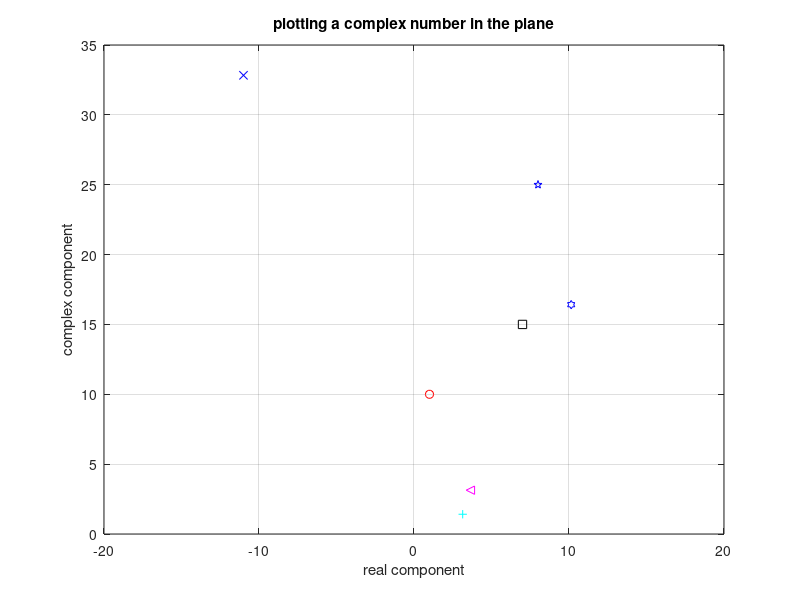
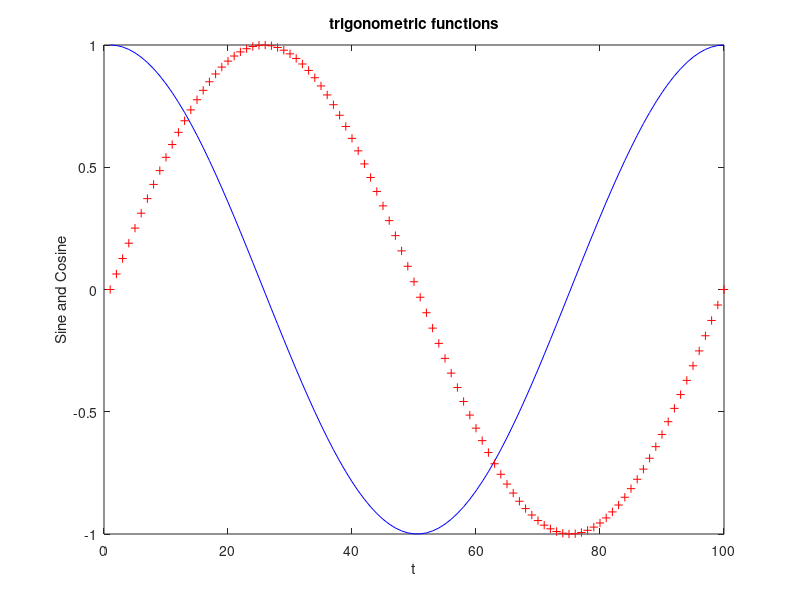
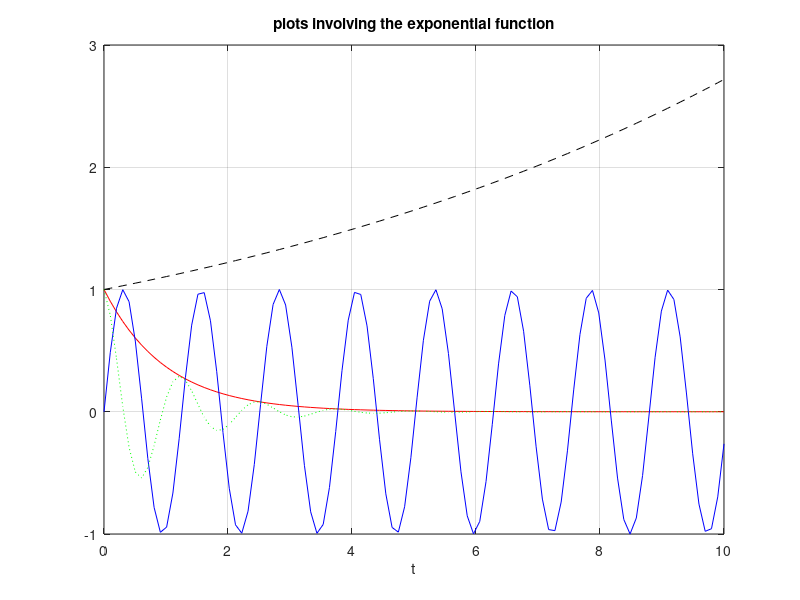
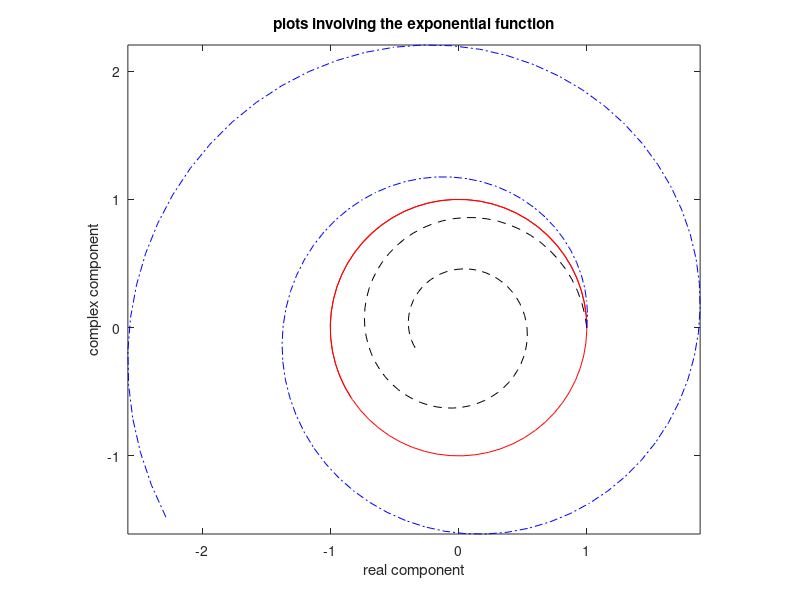

Write MATLAB code to recreate these figures, in order.
%% Problem 1
c1 = 1+sqrt(-100); % this is a complex number, note that sqrt(-1) = 1.0000i
real(c1) % this is the real part of c
imag(c1) % this is the imaginary part of c
figure(1)
clf
plot( c1, 'ro' ) % This plot a red circle for the complex plane c
xlabel( 'real component' );
ylabel( 'complex component' );
title( 'plotting a complex number in the plane' );
% adding to the plot
c2 = 7 + 15i
c3 = pi + sqrt(2)*1i
hold on % preserving original points when additional points are plotted
grid on % Applying a grid to the graph
plot( c2, 'ks' ) % This plot a black square for the complex plane c2
% Adding complex numbers is like vector addition
plot( c1+c2, 'pb' ) % this plot a blue pentagon for c + c2
plot (c3, '+c')
plot (c2+c3, 'hb')
plot(c1*c3, 'xb')
plot(c2/c3, '<m')
axis ([-20 20 0 35])
%% Problem 2
figure(2)
clf % Clears figure
t = linspace( 0, 2*pi )
f1 = cos(t)
f2=sin(t)
plot(f1,'b-')
xlabel( 't' );
ylabel( 'Sine and Cosine' );
title( 'trigonometric functions' );
hold on
plot(f2,'r+')
%% Problem 3
figure(3)
clf
t = linspace( 0, 10 ) % assigning a 1x100 vector to t
c = -1
plot( t, exp(c*t), 'r-' ) % red line
title( 'plots involving the exponential function')
hold on
grid on
c = 1E-1
plot( t, exp(c*t), 'k--' ) %dashed black line
c = 5.0i
plot( t, imag (exp(c*t)), 'b-' ) %blue dot-dash line
c = -1+5.0i
plot( t, exp(c*t), 'g:' ) %green dotted line
xlabel( 't' );
%%%%%%%%%%%%%%%
% When MATLAB is asked to plot more than one complex number, depending on 
% the function being graphed it may or may not ignore the imaginary part of
% it. I noticed that when plotting the real or imaginary part of a number 
% alone MATLAB does so by setting the ignored part to zero and graphing an
% expression of either the imaginary value or the real value. When we
% graphed the imaginary alone, the graph was inverted. 
%%%%%%%%%%%%%%%%
%% Problem 4
figure(4)
clf
t = linspace( 0, 10 ) % assigning a 1x100 vector to t
c = 1i
plot( exp(c*t), 'r-' ) % red line
title( 'plots involving the exponential function' )
hold on
axis image % setting the aspect ratio to 1
c = -.1+1i
plot( exp(c*t), 'k--' ) % black line
c = .1+1i
plot( exp(c*t), 'b-.' ) % blue line
axis image % setting the aspect ratio to 1
xlabel( 'real component' );
ylabel( 'complex component' );
%%%%%%%%%%%%%%%
% The c=1i function spirals as a circle, the c = -0.1+1i function spirals
% inwards, and lastly, the c = 0.1+1i function spirals outward.
%%%%%%%%%%%%%%%%
%% Problem 4 Exercise 2
figure(5)
clf
t = linspace(0, 8*pi)
c = -.1+1i
plot( exp(c*t) )
xlabel( 'real component' );
ylabel( 'complex component' );
axis image



